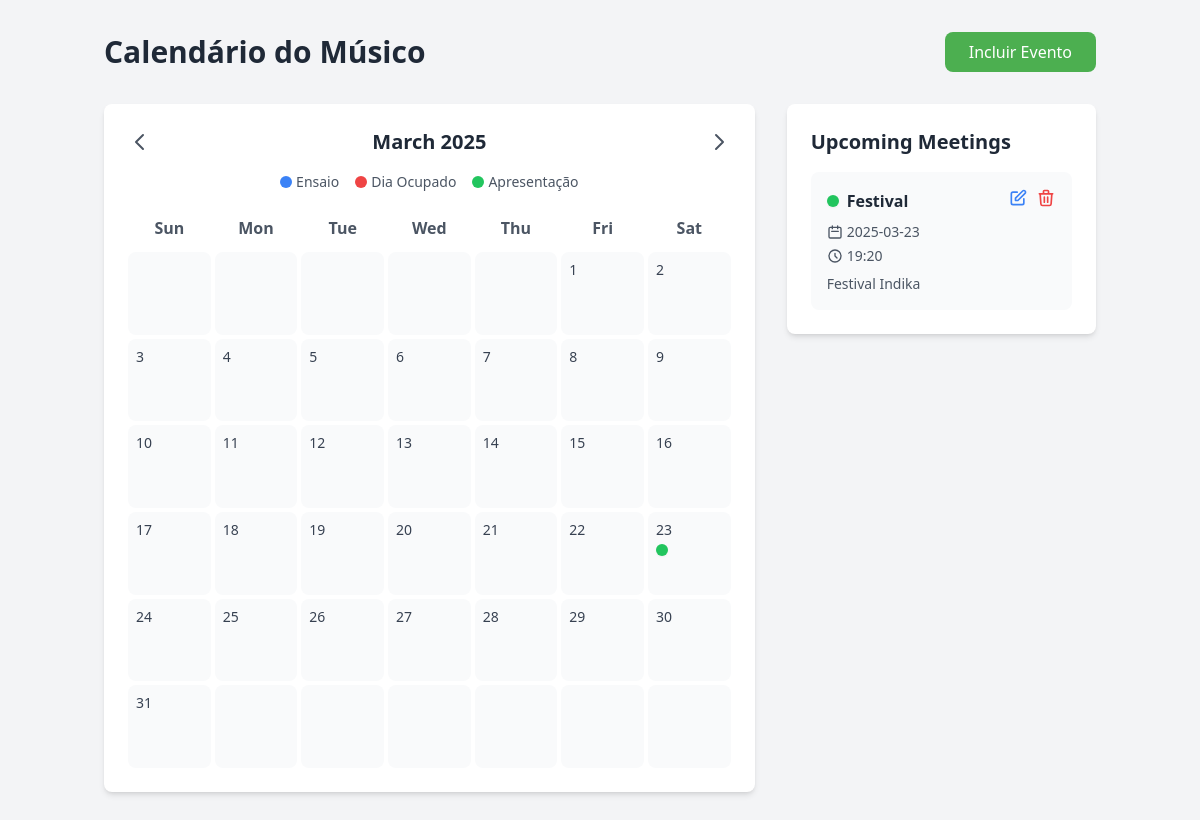
/?date=2025-03, run on the app's committed database.
### tables this page shows
CREATE TABLE meetings
                     (id INTEGER PRIMARY KEY AUTOINCREMENT,
                      title TEXT NOT NULL,
                      date TEXT NOT NULL,
                      time TEXT NOT NULL,
                      description TEXT,
                      type TEXT NOT NULL);

### main.py (the view)
@app.route('/')
def index():
    current_date = request.args.get('date')
    if current_date:
        current_date = datetime.strptime(current_date, '%Y-%m')
    else:
        current_date = datetime.now()
    year = current_date.year
    month = current_date.month
    cal = get_calendar_data(year, month)
    conn = get_db()
    c = conn.cursor()
    month_str = f"{year:04d}-{month:02d}"
    print(f"Fetching meetings for month: {month_str}")
    c.execute('SELECT * FROM meetings WHERE strftime("%Y-%m", date) = ? ORDER BY date, time',
             (month_str,))
    meetings = c.fetchall()
    print(f"Found {len(meetings)} meetings")
    for meeting in meetings:
        print(f"Meeting: {meeting['title']} on {meeting['date']} at {meeting['time']} type: {meeting['type']}")
    conn.close()
    if month == 1:
        prev_month = f"{year-1}-12"
        next_month = f"{year}-{month+1:02d}"
    elif month == 12:
        prev_month = f"{year}-{month-1:02d}"
        next_month = f"{year+1}-01"
    else:
        prev_month = f"{year}-{month-1:02d}"
        next_month = f"{year}-{month+1:02d}"
    return render_template('index.html',
                         meetings=meetings,
                         calendar=cal,
                         current_month=month,
                         current_year=year,
                         prev_month=prev_month,
                         next_month=next_month,
                         get_type_color=get_type_color)

### main.py (called while the page is built)
def get_db():
    conn = sqlite3.connect(DATABASE)
    conn.row_factory = sqlite3.Row
    return conn

def get_calendar_data(year, month):
    cal = calendar.monthcalendar(year, month)
    return cal

def get_type_color(type_name):
    colors = {
        'ensaio': 'bg-blue-500',
        'dia_ocupado': 'bg-red-500',
        'apresentacao': 'bg-green-500'
    }
    return colors.get(type_name, 'bg-gray-500')

@app.template_filter('month_name')
def month_name(month_number):
    return calendar.month_name[month_number]

### templates/index.html (shortened to what this page needs)
<!DOCTYPE html>
<html>
<head>
    <script src="https://cdn.tailwindcss.com"></script>
</head>
<body class="bg-gray-100 min-h-screen">
    <div class="container mx-auto px-4 py-8">
        <div class="flex justify-between items-center mb-8">
            <h1 class="text-3xl font-bold text-gray-800">Calendário do Músico</h1>
            <a href="{{ url_for('add_meeting') }}" class="bg-primary hover:bg-green-600 text-white px-6 py-2 rounded-lg transition duration-200">
                Incluir Evento
            </a>
        </div>
        <div class="grid grid-cols-1 lg:grid-cols-3 gap-8">
            <div class="lg:col-span-2">
                <div class="bg-white rounded-lg shadow-md p-6 mb-8">
                    <div class="flex justify-between items-center mb-4">
                        <a href="{{ url_for('index', date=prev_month) }}" class="text-gray-600 hover:text-gray-800">
                            <svg class="w-6 h-6" fill="none" stroke="currentColor" viewBox="0 0 24 24">
                                <path stroke-linecap="round" stroke-linejoin="round" stroke-width="2" d="M15 19l-7-7 7-7"/>
                            </svg>
                        </a>
                        <h2 class="text-xl font-semibold text-gray-800">{{ current_month|month_name }} {{ current_year }}</h2>
                        <a href="{{ url_for('index', date=next_month) }}" class="text-gray-600 hover:text-gray-800">
                            <svg class="w-6 h-6" fill="none" stroke="currentColor" viewBox="0 0 24 24">
                                <path stroke-linecap="round" stroke-linejoin="round" stroke-width="2" d="M9 5l7 7-7 7"/>
                            </svg>
                        </a>
                    </div>
                    <div class="flex justify-center gap-4 mb-4 text-sm">
                        <div class="flex items-center gap-1">
                            <div class="w-3 h-3 rounded-full bg-blue-500"></div>
                            <span class="text-gray-600">Ensaio</span>
                        </div>
                        <div class="flex items-center gap-1">
                            <div class="w-3 h-3 rounded-full bg-red-500"></div>
                            <span class="text-gray-600">Dia Ocupado</span>
                        </div>
                        <div class="flex items-center gap-1">
                            <div class="w-3 h-3 rounded-full bg-green-500"></div>
                            <span class="text-gray-600">Apresentação</span>
                        </div>
                    </div>
                    <div class="grid grid-cols-7 gap-1">
                        <div class="text-center font-semibold text-gray-600 py-2">Sun</div>
                        <div class="text-center font-semibold text-gray-600 py-2">Mon</div>
                        <div class="text-center font-semibold text-gray-600 py-2">Tue</div>
                        <div class="text-center font-semibold text-gray-600 py-2">Wed</div>
                        <div class="text-center font-semibold text-gray-600 py-2">Thu</div>
                        <div class="text-center font-semibold text-gray-600 py-2">Fri</div>
                        <div class="text-center font-semibold text-gray-600 py-2">Sat</div>
                        {% for week in calendar %}
                            {% for day in week %}
                                <div class="aspect-square bg-gray-50 rounded-lg p-2 hover:bg-gray-100 transition duration-200 {% if day == 0 %}bg-gray-100{% endif %}">
                                    {% if day != 0 %}
                                        <div class="text-sm font-medium text-gray-700">{{ day }}</div>
                                        <div class="flex flex-wrap gap-1 mt-1">
                                            {% for meeting in meetings %}
                                                {% set meeting_date = meeting[2].split('-') %}
                                                {% if meeting_date[2]|int == day %}
                                                    <div class="w-3 h-3 rounded-full {{ get_type_color(meeting[5]) }} shadow-sm cursor-pointer hover:scale-110 transition-transform"
                                                         title="{{ meeting[1] }} - {{ meeting[3] }}"></div>
                                                {% endif %}
                                            {% endfor %}
                                        </div>
                                    {% endif %}
                                </div>
                            {% endfor %}
                        {% endfor %}
                    </div>
                </div>
            </div>
            <div class="lg:col-span-1">
                <div class="bg-white rounded-lg shadow-md p-6 sticky top-8">
                    <h2 class="text-xl font-semibold text-gray-800 mb-4">Upcoming Meetings</h2>
                    <div class="space-y-4">
                        {% for meeting in meetings|sort(attribute='2') %}
                        <div class="bg-gray-50 rounded-lg p-4 hover:shadow-md transition duration-200">
                            <div class="flex items-center justify-between mb-2">
                                <div class="flex items-center gap-2">
                                    <div class="w-3 h-3 rounded-full {{ get_type_color(meeting[5]) }} shadow-sm"></div>
                                    <h3 class="font-semibold text-gray-800">{{ meeting[1] }}</h3>
                                </div>
                                <div class="flex gap-2">
                                    <a href="{{ url_for('edit_meeting', id=meeting[0]) }}"
                                       class="text-blue-500 hover:text-blue-700">
                                        <svg class="w-5 h-5" fill="none" stroke="currentColor" viewBox="0 0 24 24">
                                            <path stroke-linecap="round" stroke-linejoin="round" stroke-width="2" d="M11 5H6a2 2 0 00-2 2v11a2 2 0 002 2h11a2 2 0 002-2v-5m-1.414-9.414a2 2 0 112.828 2.828L11.828 15H9v-2.828l8.586-8.586z"/>
                                        </svg>
                                    </a>
                                    <form action="{{ url_for('delete_meeting', id=meeting[0]) }}" method="POST" class="inline">
                                        <button type="submit" class="text-red-500 hover:text-red-700"
                                                onclick="return confirm('Are you sure you want to delete this meeting?')">
                                            <svg class="w-5 h-5" fill="none" stroke="currentColor" viewBox="0 0 24 24">
                                                <path stroke-linecap="round" stroke-linejoin="round" stroke-width="2" d="M19 7l-.867 12.142A2 2 0 0116.138 21H7.862a2 2 0 01-1.995-1.858L5 7m5 4v6m4-6v6m1-10V4a1 1 0 00-1-1h-4a1 1 0 00-1 1v3M4 7h16"/>
                                            </svg>
                                        </button>
                                    </form>
                                </div>
                            </div>
                            <div class="text-sm text-gray-600">
                                <p class="flex items-center">
                                    <svg class="w-4 h-4 mr-1" fill="none" stroke="currentColor" viewBox="0 0 24 24">
                                        <path stroke-linecap="round" stroke-linejoin="round" stroke-width="2" d="M8 7V3m8 4V3m-9 8h10M5 21h14a2 2 0 002-2V7a2 2 0 00-2-2H5a2 2 0 00-2 2v12a2 2 0 002 2z"/>
                                    </svg>
                                    {{ meeting[2] }}
                                </p>
                                <p class="flex items-center mt-1">
                                    <svg class="w-4 h-4 mr-1" fill="none" stroke="currentColor" viewBox="0 0 24 24">
                                        <path stroke-linecap="round" stroke-linejoin="round" stroke-width="2" d="M12 8v4l3 3m6-3a9 9 0 11-18 0 9 9 0 0118 0z"/>
                                    </svg>
                                    {{ meeting[3] }}
                                </p>
                            </div>
                            {% if meeting[4] %}
                            <p class="text-sm text-gray-600 mt-2">{{ meeting[4] }}</p>
                            {% endif %}
                        </div>
                        {% endfor %}
                    </div>
                </div>
            </div>
        </div>
    </div>
</body>
</html>

### data on the page
meetings: title "Festival", date "2025-03-23", time "19:20", description "Festival Indika"

### other printed values
{{ current_month|month_name }} "March"
{{ current_year }} "2025"
{{ day }} "1" "2" "3" "4" "5" "6" "7" "8" "9" "10" "11" "12" "13" "14" "15" "16" "17" "18" "19" "20" "21" "22" "23" "24" "25" "26" "27" "28" "29" "30" "31"
